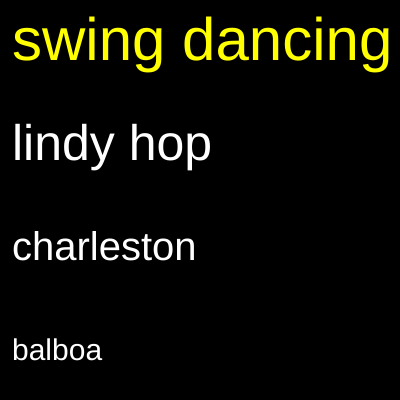
Frame 1 (no input)
Frame 60 (no input): identical to frame 1, image omitted
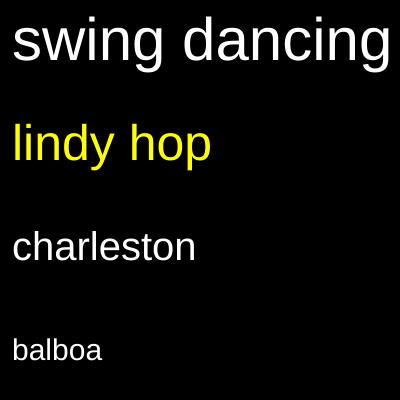
Frame 120 (the mouse pressed at the canvas centre since frame 60)

The p5.js sketch that drew these frames (run headless with seeded random() and noise() and a simulated clock; from frame 60 on, the mouse is pressed at the canvas centre):

// p5.js sketch
// ── sketch.js
/*
  Exercise for Coding Train 7.1
  Goal - recreate the demonstration from the youtube video
  
  Create an array with strings. Loop over the words array to display all of the words on the string
  
  Use the position variable to determine which word should be highlighted
  
  keycommands.js provideds functionality so that up and down arrows change which position is selected
*/

let words = ["swing dancing", "lindy hop", "charleston","balboa"]

let size = [60, 50, 40, 30]

let position = 0;

function setup() {
  createCanvas(400, 400);
}

function draw() {
  background(0);
  fill(255)
  for (let i = 0; i<words.length; i++){
    if (position == i) fill(255,255,0)
    else fill(255)
    textSize(size[i])
  	text(words[i], 12, 60+i*100);    
  }
}


// ── keycommands.js
function mousePressed() {
  position += 1;
  if (position === 4) {
    position = 0;
  }
}

function keyPressed() {
  //spacebar to decriment
  if (keyCode == 32) {
    sizeNum = Math.floor(random(0, 3));
    position -= 1;
    if (position < 0) {
      position = 3;
    }
  }
  //decriment left arrow
  if (keyCode == 37) {
    position -= 1;
    if (position < 0) {
      position = 3;
    }
  }
  //increment right arrow
  if (keyCode == 39) {
    position += 1;
    if (position === 4) {
      position = 0;
    }
  }

}
